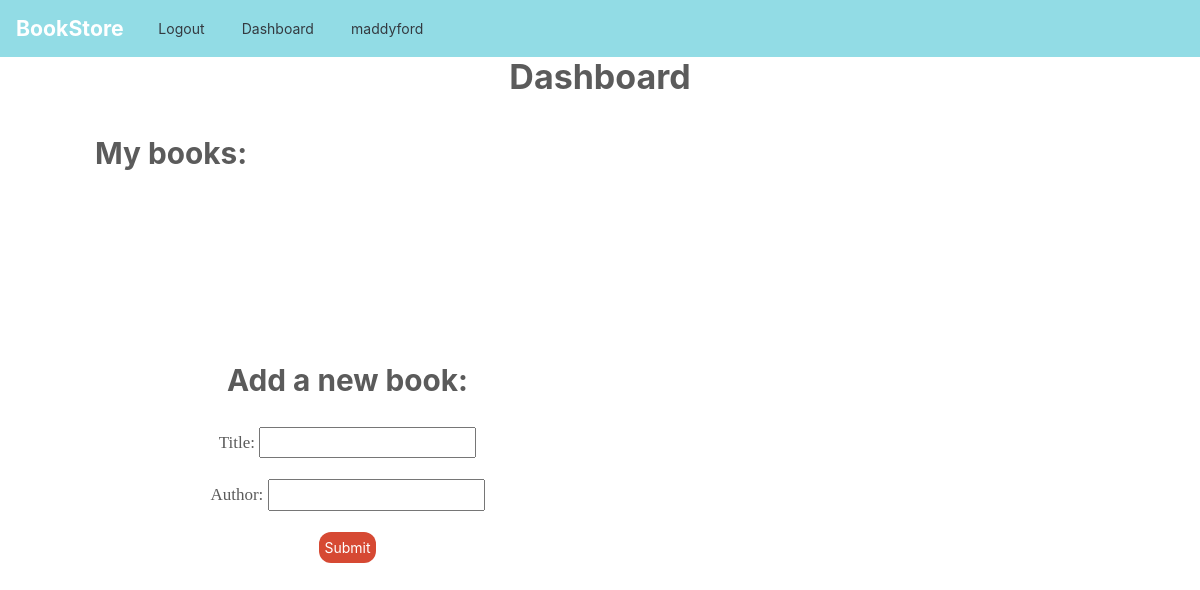
The app's page /dashboard/ (signed in), older data.
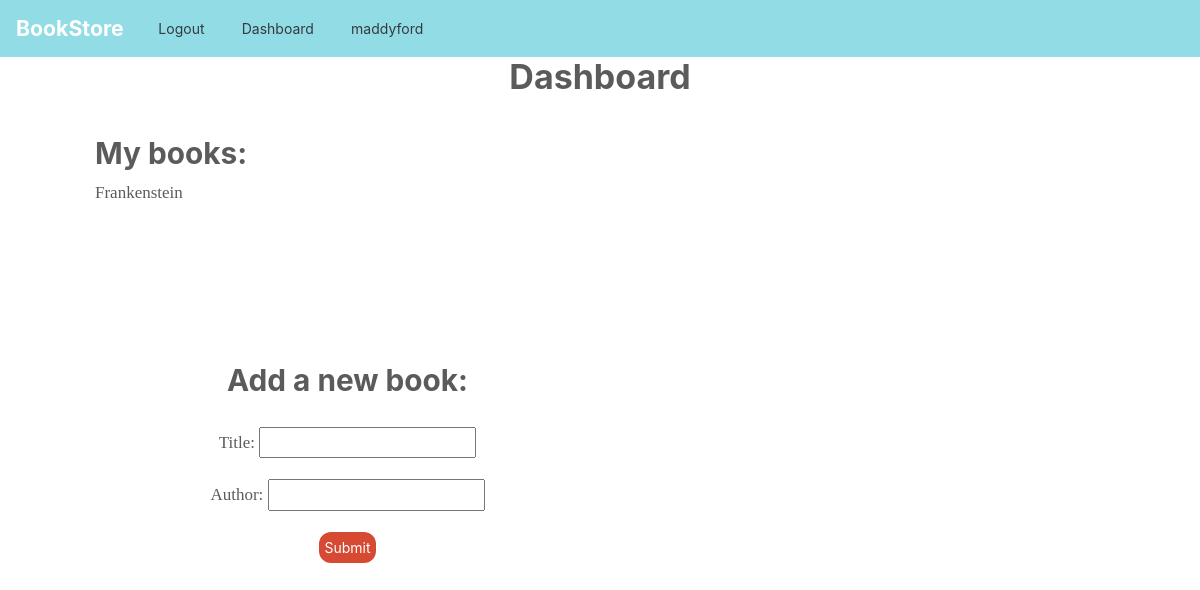
The same page, newer data.
### modifylist/models.py (models this page shows, shortened)
class Book(models.Model):
    title = models.CharField(max_length=200)
    author = models.CharField(max_length=200)
    added = models.DateTimeField(auto_now_add=True)

### modifylist/views.py (the view)
# urls.py: path('dashboard/', views.dashboard, name="dashboard"),
def dashboard(request):
    if request.method == 'POST':
        form = BookForm(request.POST)
        if form.is_valid():
            book = Book.objects.create(
                title=form.cleaned_data['title'],
                author=form.cleaned_data['author'],
            )
            print(book.title)
            print(book.author)
            return redirect('/dashboard')
        else:
            print('error')
    else:
        form = BookForm()
    books = Book.objects.order_by('-added')
    context = {
        'form': form,
        'books': books,
    }
    return render(request, 'dashboard.html', context)

### modifylist/views.py
class BookForm(forms.Form):
    title = forms.CharField(max_length=100)
    author = forms.CharField(max_length=100)

### modifylist/templates/dashboard.html (shortened to what this page needs)
{% extends "base.html" %}
{% block content %}
<div class="Container">
  <h2 class="PageHeader">Dashboard</h2>
  <div class='ListContainer'>
    <h3 class="SectionHeader">My books:</h3>
    <div class='BookList'>
        {% for book in books %}
        <div class="Book">
          {{ book.title }}
        </div>
        {% endfor %}
    </div>
  </div>
  <div class='AddContainer'>
    <div class='FormContainer'>
      <h3 class="SectionHeader">Add a new book:</h3>
      <form class="Form" action="." method="POST">
        {{ form.as_p }}
        <button class="Button btn" onClick="click()">Submit</button>
      </form>
    </div>
  </div>
</div>
{% endblock content %}

Row changes from the older to the newer data that the page shows:
added Book: title "Frankenstein"
